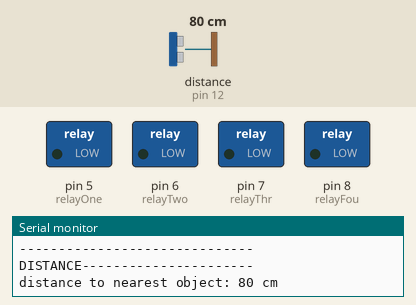
Bench run of a sketch on a simulated Arduino Uno, built with avr-gcc and run on an emulated ATmega328P. Parts: switched loads named in the sketch (green lamp = pin HIGH), the last lines printed to the serial monitor. Wiring (inferred from the names in the program): ultrasonic range finder: trigger pin 13; echo pin 12. The test bench sets the inputs (shaded band); at power-on: distance to the obstacle (sensor on pin 12) 80 cm. The echo pulse lasts 58.3 µs per cm; pins used as bus, display or sensor lines are not drawn.

Above: at 1.2 s.
1.3 s: distance to the obstacle (sensor on pin 12) set to 57 cm
2.8 s: distance to the obstacle (sensor on pin 12) set to 47 cm
At 4.3 s:
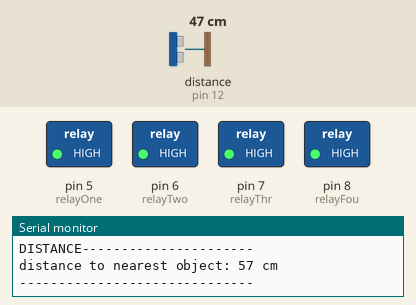
Timing chart, 0 to 5.8 s (numbered marks = the images above; inputs shaded):
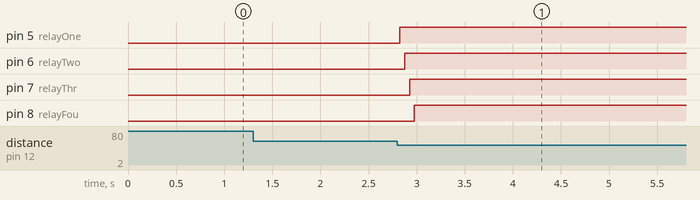

The sketch:

relays-code.ino
```cpp
const unsigned int TRIG_PIN=13;
const unsigned int ECHO_PIN=12;
const unsigned int BAUD_RATE=9600;
int relayOne = 5;
int relayTwo = 6;
int relayThr = 7;
int relayFou = 8;
int dt = 50; //latence en ms
int dt2 = 50; //delay entre depart relays pour eviter pic de courant
unsigned long getDataTimer = 0;


//variables a changer__________________________//
int maxDist = 50; //distance maximum en cm
int minDist = 7;  //distance minimum en cm
int vibDuration = 20000; //duree de vibration en ms
//__________________________________________________//


void setup() {
  pinMode(TRIG_PIN, OUTPUT);
  pinMode(ECHO_PIN, INPUT);
  pinMode(relayOne, OUTPUT);
  pinMode(relayTwo, OUTPUT);
  pinMode(relayThr, OUTPUT);
  pinMode(relayFou, OUTPUT);
  Serial.begin(BAUD_RATE);
}

void loop() {
//ultrasonic sensor data in__________________________//
  digitalWrite(TRIG_PIN, LOW);
  delayMicroseconds(2);
  digitalWrite(TRIG_PIN, HIGH);
  delayMicroseconds(10);
  digitalWrite(TRIG_PIN, LOW);
 const unsigned long duration= pulseIn(ECHO_PIN, HIGH);
 int distance= duration/29/2;
//__________________________________________________//


//relay logic_______________________________________//
if (distance <= maxDist && distance >+ minDist) {
  digitalWrite(relayOne, HIGH);
  delay(dt2);
  digitalWrite(relayTwo, HIGH);
  delay(dt2);
  digitalWrite(relayThr, HIGH);
  delay(dt2);
  digitalWrite(relayFou, HIGH);
  delay(dt2);
  delay(vibDuration);
}
else {
  digitalWrite(relayOne, LOW);
  digitalWrite(relayTwo, LOW);
  digitalWrite(relayThr, LOW);
  digitalWrite(relayFou, LOW);
}
//__________________________________________________//


//ultrasonic data serialprint_______________________//
 if(duration==0){
  Serial.println("DISTANCE----------------------");
   Serial.println("Warning: no pulse from sensor");
   Serial.println("------------------------------");
   Serial.println("");
   }
  else{
  Serial.println("DISTANCE----------------------");;
      Serial.print("distance to nearest object: ");
      Serial.print(distance);
      Serial.println(" cm");
      Serial.println("------------------------------");
      Serial.println("");
  }
//__________________________________________________//

delay(dt);

 }
```

Measured:
- the behaviour switches between 52 and 51 cm on distance to the obstacle (sensor on pin 12) (found by bisection; images 0 and 1)
- after the input at 2.8 s, pin 5 (relayOne): LOW → HIGH at once; pin 6 (relayTwo): LOW → HIGH after 0.08 s; pin 7 (relayThr): LOW → HIGH after 0.13 s; pin 8 (relayFou): LOW → HIGH after 0.18 s
